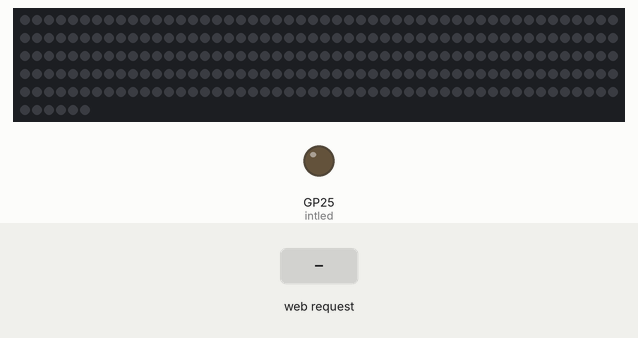
The program below on a simulated Raspberry Pi Pico running MicroPython. On the bench: 256 RGB LEDs in strip order, left to right, continuing on the next row, output pins drawn as LEDs (lit = HIGH). The test bench sets the inputs (shaded band). WiFi joins after 1.5 s; values from a settings file that is not in the repository are placeholders; the clock reads 2024-03-15 10:24:30 at power-on unless the program sets it; what the program prints to the serial console is not drawn.

Above: at 3.2 s.
3.3 s: HTTP request GET /light/on received
At 4.4 s:
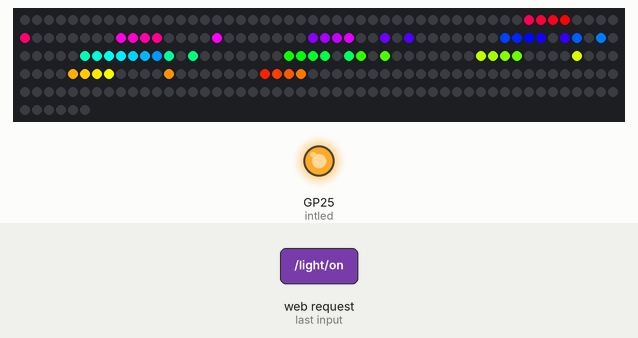
4.8 s: HTTP request GET /light/off received
At 5.6 s:
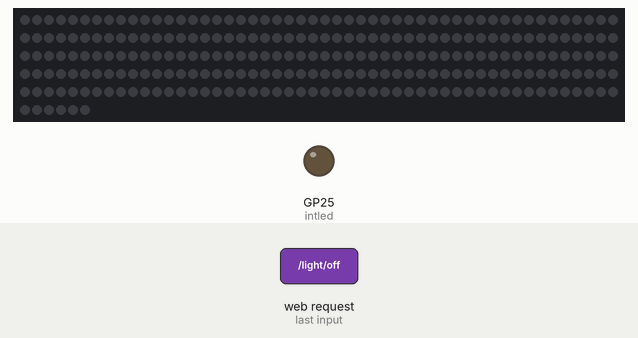
6.3 s: HTTP request GET /light/on?points=90 received
At 7.3 s:
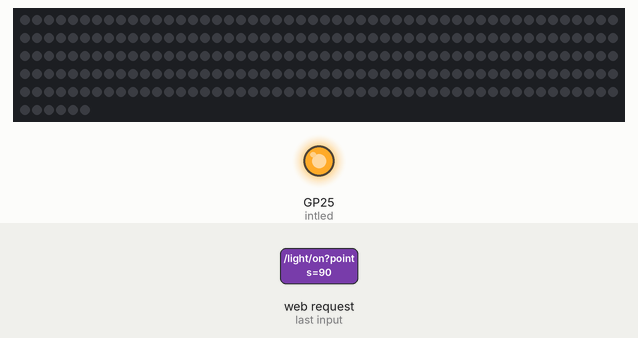
Timing chart, 0 to 9.3 s (numbered marks = the images above; inputs shaded):
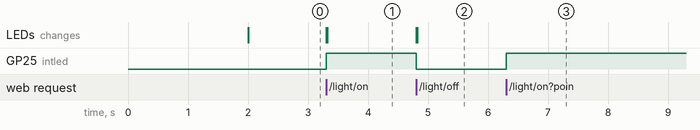

The program:

hanukia-webadmin.py
```python
import WIFI_CONFIG
import network
import socket
import time
import machine
import plasma
from plasma import plasma_stick


from machine import Pin


## on leds init
onLeds = [170,171,172,173,162,154,155,156,157,146,138,139,140,141,130,128,122,123,124,125,127,114,112,105,106,107,108,109,110,111,98,96,90,91,92,93,95,82,80,74,75,76,77,66,58,59,60,61,50,42,43,44,45];

# Set how many LEDs you have
NUM_LEDS = len(onLeds)
NUM_LEDS2 = 32*8

# The SPEED that the LEDs cycle at (1 - 255)
SPEED = 20

# How many times the LEDs will be updated per second
UPDATES = 60

offset = 0.0

def lightUp(ledArray, color, offset):
    # function body

    for i in range(len(ledArray)):
        hue = float(i) / len(ledArray)
        led_strip.set_hsv(ledArray[i], color, offset, 0.9)

    return

def clearLights():
    # function body
    for i in range(NUM_LEDS2):
        led_strip.set_hsv(i, 0, 0, 0)

    return

### web server init

intled = machine.Pin("LED", machine.Pin.OUT)

led = Pin(15, Pin.OUT)
stateis = ""

ssid = WIFI_CONFIG.SSID
password = WIFI_CONFIG.PSK

wlan = network.WLAN(network.STA_IF)
wlan.active(True)
wlan.connect(ssid, password)

html = """<!DOCTYPE html>
    <html>
        <head> <title>Pico W</title> </head>
        <body>
        <style>
            body {
              margin: 40px;
            }

            .wrapper {
              -webkit-column-count: 32;  /* Chrome, Safari, Opera */
              -moz-column-count: 32;     /* Firefox */
              column-count: 32;
              column-gap:0;
              margin:1px;
              padding: 1px;
              /*display: grid;
              auto-flow: row;
              /*grid-template-rows: 100px 100px;
              grid-template-columns: 100px 100px 100px;
              grid-gap: 10px;*/
              background-color: #fff;
              color: #444;
            }

            .box {
              background-color: #444;
              color: #fff;
              border-radius: 5px;
            /*   padding: 20px; */
              font-size: 100%;
              cursor: pointer;
              padding :10px;

              display: flex;
              justify-content: center;
              align-items: center;
              gap: 12px;
              aspect-ratio: 1 / 1 ;
            }
            .lightUp{
              background : red;
            }
        </style>
        <h1>Pico W</h1>
            <p>Hello World</p>
            <p>
            <a href='/light/on'>Turn Light On</a>
            </p>
            <p>
            <a href='/light/off'>Turn Light Off</a>
            </p>
            <br>
            <div class="wrapper">
            </div>
            <div class="result">
            </div>
            <script type="text/javascript">
              window.addEventListener("DOMContentLoaded", function() {
                  let rownb = 8;
                  let colnb = 32;
                  let total = rownb * colnb;
                  let wrapperDiv = document.querySelectorAll(".wrapper")[0];

                  for (let i = 0; i < total; i++) {
                    let currentcolnb = Math.floor(i / rownb);
                    let currentrownb = i% rownb;
                    let index = i + 1;
                    if( currentcolnb % 2 == 0){
                      index = rownb*currentcolnb+ (rownb-currentrownb);
                    }
                    wrapperDiv.innerHTML += '<div class="box a" data-lednb="'+(total -index)+'">'+(total -index)+'</div>';
                    //wrapperDiv.innerHTML += '<div class="box a" data-lednb="'+i+'">'+index+"-"+(rownb-currentrownb)+"-"+currentrownb+"-"+currentcolnb % 2+'</div>';
                  }

                  let boxes = document.querySelectorAll(".box");
                  Array.from(boxes, function(box) {
                    box.addEventListener("click", function() {
                      //alert(this.classList[1]);
                      this.classList.toggle("lightUp");

                      let onLeds = document.querySelectorAll(".lightUp");
                      let ledlist=[];
                      for(let j=0; j < onLeds.length; j++){
                        ledlist.push(onLeds[j].getAttribute("data-lednb"));
                      }
                      let resultDiv = document.querySelectorAll(".result")[0];
                      resultDiv.innerHTML = "<a href='/light/on?points="+ledlist.join(",")+"'>Switch on:"+ledlist.join(",")+"</a>";
                    });
                  });
                });
            </script>
        </body>
    </html>
"""

# Wait for connect or fail
max_wait = 10
while max_wait > 0:
    if wlan.status() < 0 or wlan.status() >= 3:
        break
    max_wait -= 1
    print('waiting for connection...')
    time.sleep(1)

# Handle connection error
if wlan.status() != 3:
    raise RuntimeError('network connection failed')
else:
    print('connected')
    status = wlan.ifconfig()
    print( 'ip = ' + status[0] )

# Open socket
addr = socket.getaddrinfo('0.0.0.0', 80)[0][-1]

s = socket.socket()
s.bind(addr)
s.listen(1)

print('listening on', addr)

stateis = ""

# WS2812 / NeoPixel™ LEDs
led_strip = plasma.WS2812(NUM_LEDS2, 0, 0, plasma_stick.DAT, color_order=plasma.COLOR_ORDER_RGB)

# Start updating the LED strip
led_strip.start()

start = time.time()

#default state
stateON = True

# Listen for connections
while True:
    try:
        cl, addr = s.accept()
        print('client connected from', addr)

        request = cl.recv(1024)
        print(request)

        request = str(request)
        led_on = request.find('/light/on')
        led_off = request.find('/light/off')
        print( 'led on = ' + str(led_on))
        print( 'led off = ' + str(led_off))

        if led_on == 6:
            print("led on")
            intled.value(1)
            stateON = True

            if "?" in request:
                print(request.split("?"))
                params = request.split("?")[1]
                if "&" in params:
                    paramsList = params.split("&")
                    print(paramsList)
                    for i in range(len(paramsList)):
                        if "points=" in paramsList[i] :
                            print(paramsList[i])
                            my_str = paramsList[i].split("=")[1]
                else :
                    my_str = params.split("=")[1]
                print(my_str)
                onLeds = [int(item) for item in my_str.split(",") if item.isdigit()]
                print(len(onLeds))


            stateis = "LED is ON"

        if led_off == 6:
            print("led off")
            intled.value(0)
            clearLights()
            stateON = False
            stateis = "LED is OFF"

#         todo : make asynchronous so we can have animated effects too
        if stateON:

            SPEED = min(255, max(1, SPEED))

            if time.time() > start + 0.1:
                start = time.time()
                offset += float(SPEED) / 2000.0
                print("Time elapsed: ", start, " - Offset: ", offset) # CPU seconds elapsed (floating point)

            offset += float(SPEED) / 2000.0

#             lightUp(frFlagWhite, yellow, 0.0)
#             lightUp(frFlagRed, red, 1.0)
#             lightUp(frFlagBlue, blue, 1.0)
            for i in range(len(onLeds)):
                hue = float(i) / len(onLeds)
                led_strip.set_hsv(onLeds[i], hue + offset, 1.0, 1.0)

            time.sleep(1.0 / UPDATES)## need to wait for elapsed time logic


        response = html + stateis

        cl.send('HTTP/1.0 200 OK\r\nContent-type: text/html\r\n\r\n')
        cl.send(response)
        cl.close()

    except OSError as e:
        cl.close()
        print('connection closed')
```

Measured:
- after the input at 3.3 s, GP25 (intled): LOW → HIGH at once; the LEDs: first change at once (image 1 shows a later state)
- after the input at 4.8 s, GP25 (intled): HIGH → LOW at once; the LEDs: first change at once (image 2 shows a later state)
- after the input at 6.3 s, GP25 (intled): LOW → HIGH at once
